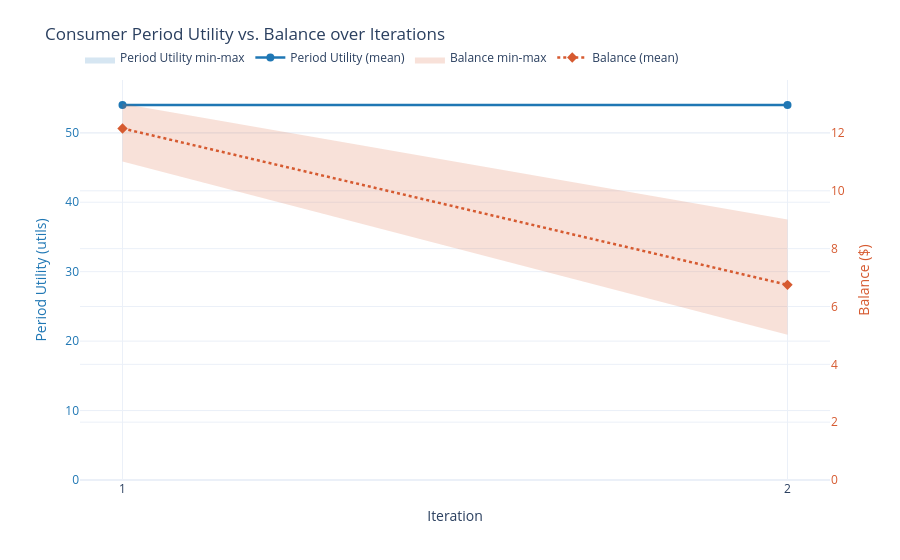
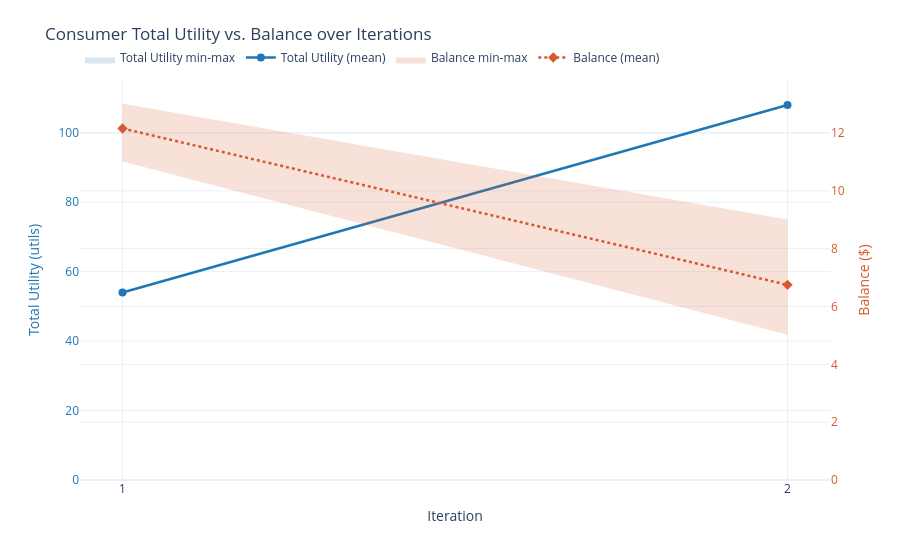
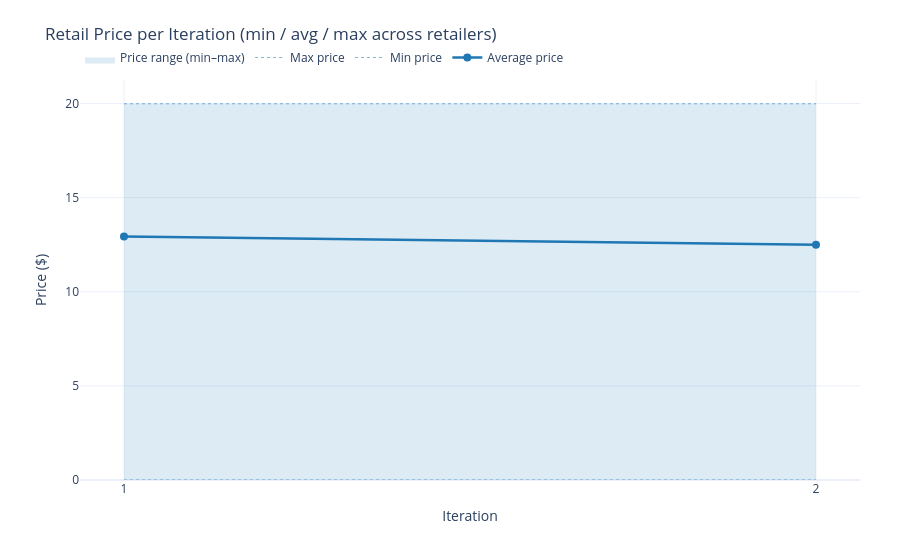
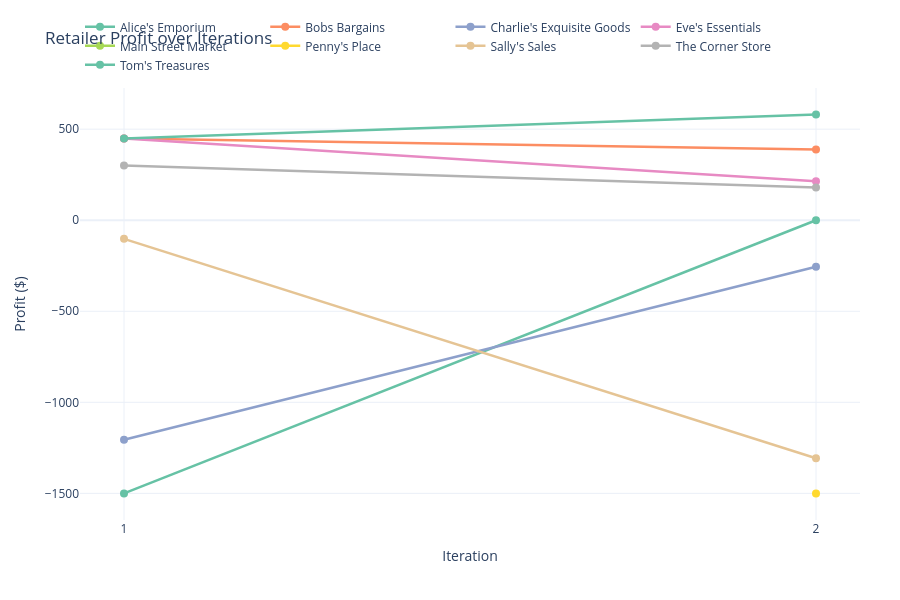

Notebook cell for these charts, in order:
### Code cell
from IPython.display import clear_output
import ipywidgets as widgets


def main(iterations):
    wholesaler_config = WholesalerConfig()
    
    run_competition_model = CompetitionModel.BERTRAND
    retailer_config = RetailerConfig(
        competition_model=run_competition_model,
        num_retailers=7,
        starting_money=Decimal(250 * 6)
    )
    
    consumer_config = ConsumerConfig()
    consumer_config.num_consumers = 50 * retailer_config.num_retailers
    consumer_config.earns_per_iteration = Decimal('19')
    
    economy = Economy(wholesaler_config, retailer_config, consumer_config)

    print(f'Starting {run_competition_model.name} economy simulation for {iterations} iterations...')
    
    init_time = datetime.datetime.now()
    for i in range(iterations):
        loop_init_time = datetime.datetime.now()
        print(f'Running iteration {i + 1}...')
        economy.run_loop(i + 1, init_time)
        clear_output(wait=True)
        print(f'Completed iteration {i + 1}/{iterations} in {(datetime.datetime.now() - loop_init_time).total_seconds():.2f} seconds.')
        render_graphs(economy)
        write_iteration_report(economy)

    save_economy_report(economy, filename_prefix='bertrand_competition')
    print('Economy simulation complete after {} iterations.'.format(iterations))

    return economy


economy_sim = main(25)

### Figure 1 — Plotly figure (JSON) as saved in the notebook; plotly's stock layout.template omitted (floating-point values rounded to 4 significant figures)
{"data": [{"fill": "toself", "fillcolor": "rgba(31, 119, 180, 0.18)", "hoverinfo": "skip", "line": {"color": "rgba(0,0,0,0)"}, "name": "Period Utility min-max", "showlegend": true, "type": "scatter", "x": [1, 2, 2, 1], "y": [54, 54, 54, 54], "yaxis": "y"}, {"hovertemplate": "Iter %{x}<br>Period Utility: %{y:.2f}<extra></extra>", "line": {"color": "rgb(31, 119, 180)", "width": 2.5}, "marker": {"size": 8}, "mode": "lines+markers", "name": "Period Utility (mean)", "type": "scatter", "x": [1, 2], "y": [54, 54], "yaxis": "y"}, {"fill": "toself", "fillcolor": "rgba(214, 90, 48, 0.18)", "hoverinfo": "skip", "line": {"color": "rgba(0,0,0,0)"}, "name": "Balance min-max", "showlegend": true, "type": "scatter", "x": [1, 2, 2, 1], "y": [13.01, 9.01, 5.02, 11.01], "yaxis": "y2"}, {"hovertemplate": "Iter %{x}<br>Balance: $%{y:.2f}<extra></extra>", "line": {"color": "rgb(214, 90, 48)", "dash": "dot", "width": 2.5}, "marker": {"size": 8, "symbol": "diamond"}, "mode": "lines+markers", "name": "Balance (mean)", "type": "scatter", "x": [1, 2], "y": [12.16, 6.748], "yaxis": "y2"}], "layout": {"hovermode": "x unified", "legend": {"orientation": "h", "x": 0, "xanchor": "left", "y": 1.02, "yanchor": "bottom"}, "margin": {"r": 70, "t": 80}, "title": {"text": "Consumer Period Utility vs. Balance over Iterations"}, "xaxis": {"dtick": 1, "title": {"text": "Iteration"}}, "yaxis": {"rangemode": "tozero", "tickfont": {"color": "rgb(31, 119, 180)"}, "title": {"font": {"color": "rgb(31, 119, 180)"}, "text": "Period Utility (utils)"}}, "yaxis2": {"overlaying": "y", "rangemode": "tozero", "side": "right", "tickfont": {"color": "rgb(214, 90, 48)"}, "title": {"font": {"color": "rgb(214, 90, 48)"}, "text": "Balance ($)"}}}}

### Figure 2 — Plotly figure (JSON) as saved in the notebook; plotly's stock layout.template omitted (floating-point values rounded to 4 significant figures)
{"data": [{"fill": "toself", "fillcolor": "rgba(31, 119, 180, 0.18)", "hoverinfo": "skip", "line": {"color": "rgba(0,0,0,0)"}, "name": "Total Utility min-max", "showlegend": true, "type": "scatter", "x": [1, 2, 2, 1], "y": [54, 108, 108, 54], "yaxis": "y"}, {"hovertemplate": "Iter %{x}<br>Total Utility: %{y:.2f}<extra></extra>", "line": {"color": "rgb(31, 119, 180)", "width": 2.5}, "marker": {"size": 8}, "mode": "lines+markers", "name": "Total Utility (mean)", "type": "scatter", "x": [1, 2], "y": [54, 108], "yaxis": "y"}, {"fill": "toself", "fillcolor": "rgba(214, 90, 48, 0.18)", "hoverinfo": "skip", "line": {"color": "rgba(0,0,0,0)"}, "name": "Balance min-max", "showlegend": true, "type": "scatter", "x": [1, 2, 2, 1], "y": [13.01, 9.01, 5.02, 11.01], "yaxis": "y2"}, {"hovertemplate": "Iter %{x}<br>Balance: $%{y:.2f}<extra></extra>", "line": {"color": "rgb(214, 90, 48)", "dash": "dot", "width": 2.5}, "marker": {"size": 8, "symbol": "diamond"}, "mode": "lines+markers", "name": "Balance (mean)", "type": "scatter", "x": [1, 2], "y": [12.16, 6.748], "yaxis": "y2"}], "layout": {"hovermode": "x unified", "legend": {"orientation": "h", "x": 0, "xanchor": "left", "y": 1.02, "yanchor": "bottom"}, "margin": {"r": 70, "t": 80}, "title": {"text": "Consumer Total Utility vs. Balance over Iterations"}, "xaxis": {"dtick": 1, "title": {"text": "Iteration"}}, "yaxis": {"rangemode": "tozero", "tickfont": {"color": "rgb(31, 119, 180)"}, "title": {"font": {"color": "rgb(31, 119, 180)"}, "text": "Total Utility (utils)"}}, "yaxis2": {"overlaying": "y", "rangemode": "tozero", "side": "right", "tickfont": {"color": "rgb(214, 90, 48)"}, "title": {"font": {"color": "rgb(214, 90, 48)"}, "text": "Balance ($)"}}}}

### Figure 3 — Plotly figure (JSON) as saved in the notebook; plotly's stock layout.template omitted (floating-point values rounded to 4 significant figures)
{"data": [{"fill": "toself", "fillcolor": "rgba(31, 119, 180, 0.15)", "hoverinfo": "skip", "line": {"color": "rgba(0,0,0,0)"}, "name": "Price range (min–max)", "type": "scatter", "x": [1, 2, 2, 1], "y": [19.99, 19.99, 0, 0]}, {"hovertemplate": "<b>Max</b>: $%{y:.2f}<extra></extra>", "line": {"color": "rgba(31, 119, 180, 0.55)", "dash": "dot", "width": 1}, "mode": "lines", "name": "Max price", "type": "scatter", "x": [1, 2], "y": [19.99, 19.99]}, {"hovertemplate": "<b>Min</b>: $%{y:.2f}<extra></extra>", "line": {"color": "rgba(31, 119, 180, 0.55)", "dash": "dot", "width": 1}, "mode": "lines", "name": "Min price", "type": "scatter", "x": [1, 2], "y": [0.0, 0.0]}, {"customdata": [[8], [9]], "hovertemplate": "<b>Avg</b>: $%{y:.2f}<br>(%{customdata[0]} retailers)<extra></extra>", "line": {"color": "rgb(31, 119, 180)", "width": 2.5}, "marker": {"size": 8}, "mode": "lines+markers", "name": "Average price", "type": "scatter", "x": [1, 2], "y": [12.93, 12.49]}], "layout": {"hovermode": "x unified", "legend": {"orientation": "h", "x": 0, "xanchor": "left", "y": 1.02, "yanchor": "bottom"}, "margin": {"r": 40, "t": 80}, "title": {"text": "Retail Price per Iteration (min / avg / max across retailers)"}, "xaxis": {"dtick": 1, "title": {"text": "Iteration"}}, "yaxis": {"rangemode": "tozero", "title": {"text": "Price ($)"}}}}

### Figure 4 — Plotly figure (JSON) as saved in the notebook; plotly's stock layout.template omitted (floating-point values rounded to 4 significant figures)
{"data": [{"customdata": [[0, 19.99, "google/gemma-4-e2b", 0.14, "I will buy the maximum affordable quantity to test the market demand while<br>staying within my current financial limits.", "Establish a baseline selling price and monitor spoilage/holding fees closely<br>next week."], [0, 19.99, "google/gemma-4-e2b", 0.14, "I will buy the maximum affordable quantity to test the market demand while<br>staying within my current financial limits.", "Establish a baseline selling price and monitor spoilage/holding fees closely<br>next week."]], "hovertemplate": "<b>Alice's Emporium</b><br><i>Profit</i>: $%{y:.2f}<br><i>Stock</i>: %{customdata[0]:.0f}<br><i>Price</i>: $%{customdata[1]:.2f}<br><i>Model</i>: %{customdata[2]} (%{customdata[3]})<br><extra></extra>", "line": {"color": "rgb(102,194,165)", "width": 2.5}, "marker": {"size": 8}, "mode": "lines+markers", "name": "Alice's Emporium", "type": "scatter", "x": [1, 2], "y": [-1500.0, 0.0]}, {"customdata": [[0, 12.99, "mistralai/ministral-3-3b", 0.35, "Starting with no inventory but a strong bank balance ($1500), I will order the<br>maximum allowed quantity (150 units) at the wholesale price of $10.00 per unit<br>to maximize sales volume while keeping costs low. Pricing competitively at<br>**$12.99** ensures a reasonable profit margin (~20%) without overpricing, given<br>no prior demand data or competitor pricing. This strategy balances immediate<br>revenue with risk management by avoiding excessive stock.", "Track exact sales volume and customer price sensitivity next week to refine<br>pricing and ordering decisions. Monitor competitors' retail prices if possible<br>(if available)."], [0, 12, "mistralai/ministral-3-3b", 0.35, "     Given the competitive market with multiple retailers offering similar<br>premium-priced goods (avg ~13.50) and Alice's Emporium being bankrupt at 19.99,<br>I will adopt a more aggressive pricing strategy to differentiate myself while<br>maintaining profitability.     I'll lower my price to **12.00** (below the<br>current average of competitors) to attract customers and increase sales volume.<br>This price aligns with The Corner Store's successful strategy while avoiding<br>Alice’s high-risk markup that led to bankruptcy.      Ordering quantity: **350<br>units** to maximize sales potential given the 350 consumers and competitive<br>demand, ensuring we meet demand without overstocking risks (spoilage/holding<br>fees are low at this volume).", "     Track exact sales volumes vs. price sensitivity this week—if sales are<br>strong at 12.00, consider lowering further next week. Monitor competitors' stock<br>levels to avoid overordering."]], "hovertemplate": "<b>Bobs Bargains</b><br><i>Profit</i>: $%{y:.2f}<br><i>Stock</i>: %{customdata[0]:.0f}<br><i>Price</i>: $%{customdata[1]:.2f}<br><i>Model</i>: %{customdata[2]} (%{customdata[3]})<br><extra></extra>", "line": {"color": "rgb(252,141,98)", "width": 2.5}, "marker": {"size": 8}, "mode": "lines+markers", "name": "Bobs Bargains", "type": "scatter", "x": [1, 2], "y": [448.5, 388.0]}, {"customdata": [[99, 18.5, "google/gemma-3-4b", 0.95, "Given a large number of consumers and competition, I need to buy enough stock to<br>meet demand while maintaining a competitive price.  I will start conservatively,<br>buying a quantity that covers a significant portion of the demand and setting a<br>price slightly below what competitors might charge to entice customers.", "Remember to monitor competitor prices closely this week to refine strategy."], [102, 16.99, "google/gemma-3-4b", 0.95, "Given the competitive landscape and my previous losses, I’ll buy a quantity that<br>allows me to reach most customers at a price below the competition.  I'll aim<br>for a price slightly below Sally's Sales to capture sales, but ensuring<br>profitability.", "Continue to closely watch competitor pricing. Consider a promotional strategy if<br>sales are slow."]], "hovertemplate": "<b>Charlie's Exquisite Goods</b><br><i>Profit</i>: $%{y:.2f}<br><i>Stock</i>: %{customdata[0]:.0f}<br><i>Price</i>: $%{customdata[1]:.2f}<br><i>Model</i>: %{customdata[2]} (%{customdata[3]})<br><extra></extra>", "line": {"color": "rgb(141,160,203)", "width": 2.5}, "marker": {"size": 8}, "mode": "lines+markers", "name": "Charlie's Exquisite Goods", "type": "scatter", "x": [1, 2], "y": [-1205.0, -255.1]}, {"customdata": [[0, 12.99, "mistralai/ministral-3-3b", 0.19, "To maximize profit in Week 1 with no prior stock or experience, I will order the<br>maximum affordable quantity (150 units) at the wholesale price of $10.00 per<br>unit. This ensures we capture initial demand without risking overstocking. To<br>start, I’ll set a competitive retail price slightly above the wholesale<br>cost—$12.99—to maximize margins while remaining attractive in a competitive<br>market.", "Monitor consumer response and adjust pricing/quantity based on sales data next<br>week. Avoid overpricing to prevent lost sales; test demand elasticity."], [14, 12.99, "mistralai/ministral-3-3b", 0.19, "     **Price Strategy:** Competitive but slightly lower than the market average<br>(12.99) to capture more volume while maintaining profitability. Avoiding Alice’s<br>Emporium’s extreme premium pricing (19.99) and Penny’s Place’s discount (0),<br>which risked bankruptcy last week.     **Quantity Demand:** 150 units—same as<br>Week 1 to maintain consistency, assuming demand elasticity holds. Holding stock<br>is minimal (no spoilage or fees incurred this week due to zero carryover).<br>**Risk Mitigation:**     - Price at the lower end of the market to avoid<br>cannibalizing sales from competitors who priced similarly.     - No<br>overstocking; balance between supply and demand ensures liquidity and avoids<br>holding costs.      **Bankruptcy Prevention:** Maintain a buffer (~10% of bank<br>balance) for emergencies, ensuring solvency even if demand drops unexpectedly.", "     **Key Observations:**     - No price wars yet; competitors are stable at<br>~13.00.     - Penny’s Place’s discount was a one-time anomaly—avoid repeating it<br>unless testing extreme elasticity.     **Next Steps:**     - If sales exceed<br>expectations, consider raising price slightly next week to test demand<br>elasticity.     - Monitor holding fees/spoilage if stock levels rise<br>unexpectedly."]], "hovertemplate": "<b>Eve's Essentials</b><br><i>Profit</i>: $%{y:.2f}<br><i>Stock</i>: %{customdata[0]:.0f}<br><i>Price</i>: $%{customdata[1]:.2f}<br><i>Model</i>: %{customdata[2]} (%{customdata[3]})<br><extra></extra>", "line": {"color": "rgb(231,138,195)", "width": 2.5}, "marker": {"size": 8}, "mode": "lines+markers", "name": "Eve's Essentials", "type": "scatter", "x": [1, 2], "y": [448.5, 214.0]}, {"customdata": [[0, 0, "mistralai/ministral-3-3b", 0.4, "", ""]], "hovertemplate": "<b>Main Street Market</b><br><i>Profit</i>: $%{y:.2f}<br><i>Stock</i>: %{customdata[0]:.0f}<br><i>Price</i>: $%{customdata[1]:.2f}<br><i>Model</i>: %{customdata[2]} (%{customdata[3]})<br><extra></extra>", "line": {"color": "rgb(166,216,84)", "width": 2.5}, "marker": {"size": 8}, "mode": "lines+markers", "name": "Main Street Market", "type": "scatter", "x": [2], "y": [NaN]}, {"customdata": [[0, 0, "google/gemma-4-e2b", 0.6, "", ""], [0, 13.5, "google/gemma-4-e2b", 0.6, "I will buy the maximum affordable quantity to test the market, and set a<br>competitive price slightly above the observed competitor rates.", "Start slow with inventory; focus on setting a sustainable price point for Week 3<br>sales."]], "hovertemplate": "<b>Penny's Place</b><br><i>Profit</i>: $%{y:.2f}<br><i>Stock</i>: %{customdata[0]:.0f}<br><i>Price</i>: $%{customdata[1]:.2f}<br><i>Model</i>: %{customdata[2]} (%{customdata[3]})<br><extra></extra>", "line": {"color": "rgb(255,217,47)", "width": 2.5}, "marker": {"size": 8}, "mode": "lines+markers", "name": "Penny's Place", "type": "scatter", "x": [1, 2], "y": [NaN, -1500.0]}, {"customdata": [[41, 14, "google/gemma-3-4b", 0.3, "With 350 consumers and 6 competitors, I need to set a price that's competitive<br>but also allows for good profit margins.  I’ll buy 150 units to ensure I can<br>meet demand and avoid losing sales, aiming for a price of 14.0 to maximize<br>profit while remaining attractive to customers.", "Monitor competitor pricing closely next week and adjust accordingly – consider a<br>slightly lower price if demand remains high."], [141, 12.99, "google/gemma-3-4b", 0.3, "Based on my recent performance and the competitor landscape, I'll buy 130 units<br>at $12.99 to ensure sufficient stock while remaining competitive and avoiding<br>bankruptcy. A price of 12.99 will allow me to sell a significant portion of my<br>stock and maintain profitability, considering the competitive market.", "Maintain a close eye on competitor pricing and consider further price reductions<br>if sales are slow, but prioritize avoiding stock spoilage."]], "hovertemplate": "<b>Sally's Sales</b><br><i>Profit</i>: $%{y:.2f}<br><i>Stock</i>: %{customdata[0]:.0f}<br><i>Price</i>: $%{customdata[1]:.2f}<br><i>Model</i>: %{customdata[2]} (%{customdata[3]})<br><extra></extra>", "line": {"color": "rgb(229,196,148)", "width": 2.5}, "marker": {"size": 8}, "mode": "lines+markers", "name": "Sally's Sales", "type": "scatter", "x": [1, 2], "y": [-102.0, -1307.0]}, {"customdata": [[0, 12, "mistralai/ministral-3-3b", 0.56, "Given no prior stock or demand data, we start conservatively by acquiring 150<br>units (max allowed) at the wholesale price to avoid bankruptcy. We price<br>competitively at **$12.00**—midway between the wholesale cost and a premium that<br>accounts for small-margin profit while staying affordable for consumers in this<br>competitive market. This balances immediate revenue with potential future<br>demand.", "Track exact sales volume and customer retention this week to adjust<br>pricing/quantity next iteration. Monitor competitors' pricing discreetly—no hard<br>data yet, but $12 is a reasonable benchmark."], [0, 11, "mistralai/ministral-3-3b", 0.56, "Given the competitive market and the high prices charged by most retailers<br>(e.g., $12.99–$14), setting a lower price at **$11.00** signals value while<br>maintaining profitability. Demand is 350 units, but since we sold out last week<br>and have no stock now, we’ll buy the maximum affordable quantity (**180 units**)<br>to meet demand without overstocking. This balances risk (avoiding holding fees)<br>with revenue potential.", "Watch competitor price shifts post-sale. If $11 attracts more customers than<br>expected, consider a slight discount next week. Monitor if spoilage/spill occurs<br>during transit—adjust quantity if needed."]], "hovertemplate": "<b>The Corner Store</b><br><i>Profit</i>: $%{y:.2f}<br><i>Stock</i>: %{customdata[0]:.0f}<br><i>Price</i>: $%{customdata[1]:.2f}<br><i>Model</i>: %{customdata[2]} (%{customdata[3]})<br><extra></extra>", "line": {"color": "rgb(179,179,179)", "width": 2.5}, "marker": {"size": 8}, "mode": "lines+markers", "name": "The Corner Store", "type": "scatter", "x": [1, 2], "y": [300.0, 180.0]}, {"customdata": [[0, 12.99, "mistralai/ministral-3-3b", 0.43, "Given no prior stock or sales experience, I will start with a modest but<br>strategic order: 150 units at the wholesale price of $10.00 each. This ensures<br>full utilization of my bank balance without overcommitting. To maximize profit<br>in this competitive market (6 rivals + 350 consumers), I’ll set a retail price<br>slightly above the average wholesale cost to capture some margin while remaining<br>competitive. A conservative price of **$12.99** balances risk and reward,<br>assuming demand may be strong enough to sell most stock before spoilage/fees<br>take their toll.", "Track actual sales volume vs. demand this week; adjust pricing if unsold<br>inventory is high. Monitor competitor prices next week for benchmarking."], [0, 12.99, "mistralai/ministral-3-3b", 0.43, "     Given the competitive market with strong pricing competition (prices<br>between $12–$14), I will maintain Tom’s Treasures’ position at **$12.99**—the<br>same as Bobs Bargains, Eve’s Essentials, and Sally’s Sales—to avoid price wars<br>while keeping a premium edge over Penny’s Place (at $0). This price balances<br>demand and profitability.      Since we carried no stock from Week 1 and had<br>strong sales (150 units sold), I will **demand 200 units** to capitalize on<br>demand without overstocking. The bank balance allows this comfortably, and<br>holding fees/spoilage risk are minimal with this quantity.", "     - Monitor competitor price shifts next week—if a retailer drops below<br>$12.99, consider lowering ours cautiously.     - Track actual demand vs.<br>200-unit order to gauge consumer responsiveness for Week 3.     - If<br>spoilage/hold fees rise unexpectedly in Week 3, adjust inventory size downward."]], "hovertemplate": "<b>Tom's Treasures</b><br><i>Profit</i>: $%{y:.2f}<br><i>Stock</i>: %{customdata[0]:.0f}<br><i>Price</i>: $%{customdata[1]:.2f}<br><i>Model</i>: %{customdata[2]} (%{customdata[3]})<br><extra></extra>", "line": {"color": "rgb(102,194,165)", "width": 2.5}, "marker": {"size": 8}, "mode": "lines+markers", "name": "Tom's Treasures", "type": "scatter", "x": [1, 2], "y": [448.5, 580.1]}], "layout": {"height": 600, "hovermode": "x unified", "legend": {"orientation": "h", "x": 0, "xanchor": "left", "y": 1.02, "yanchor": "bottom"}, "margin": {"r": 40, "t": 80}, "title": {"text": "Retailer Profit over Iterations"}, "xaxis": {"dtick": 1, "title": {"text": "Iteration"}}, "yaxis": {"title": {"text": "Profit ($)"}}}}
